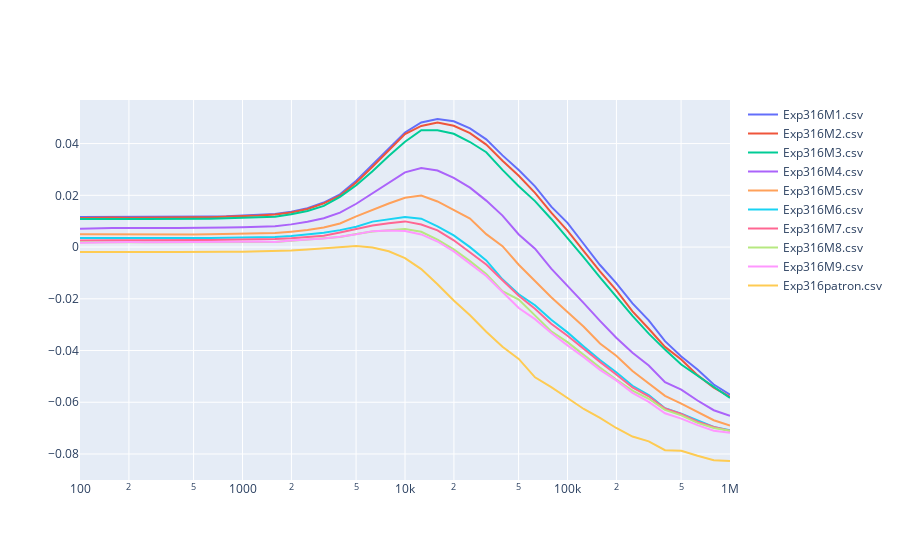

Source (notebook cell):
### Code cell
a=ci.plt.semilog(f,datacorr)
